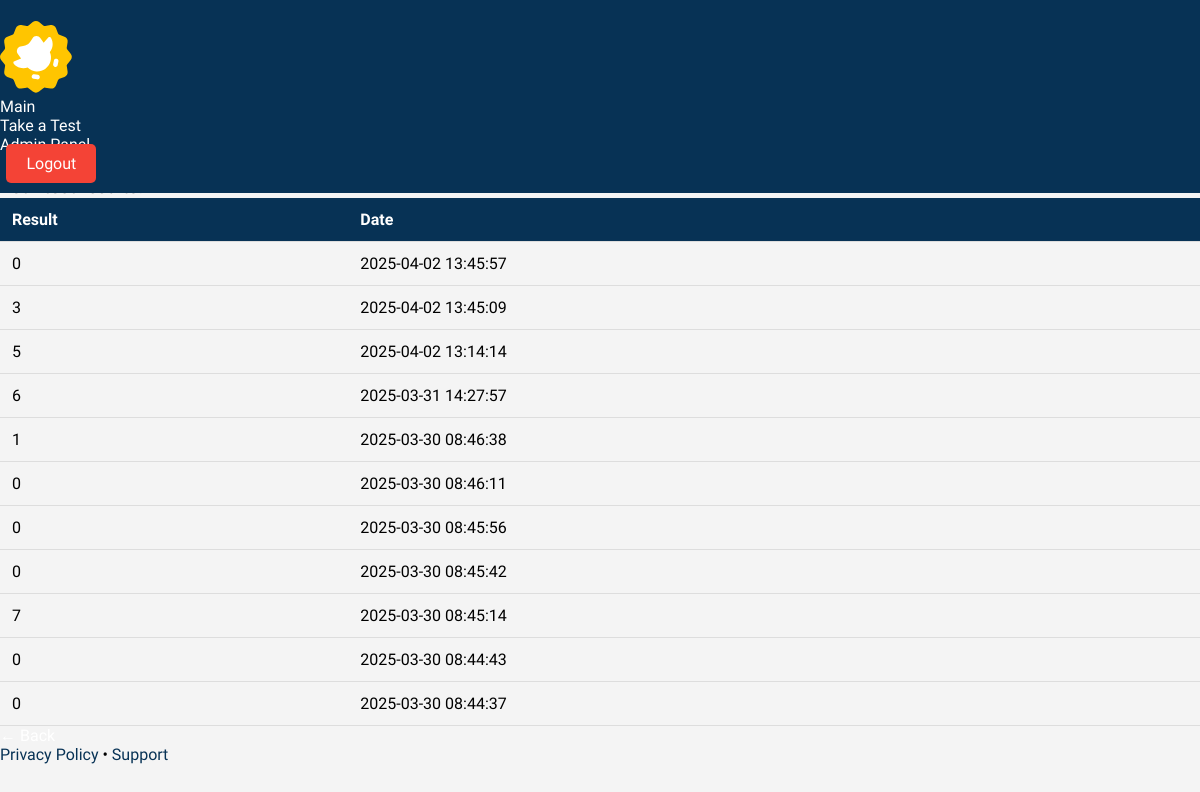
The app's page /profile (signed in), older data.
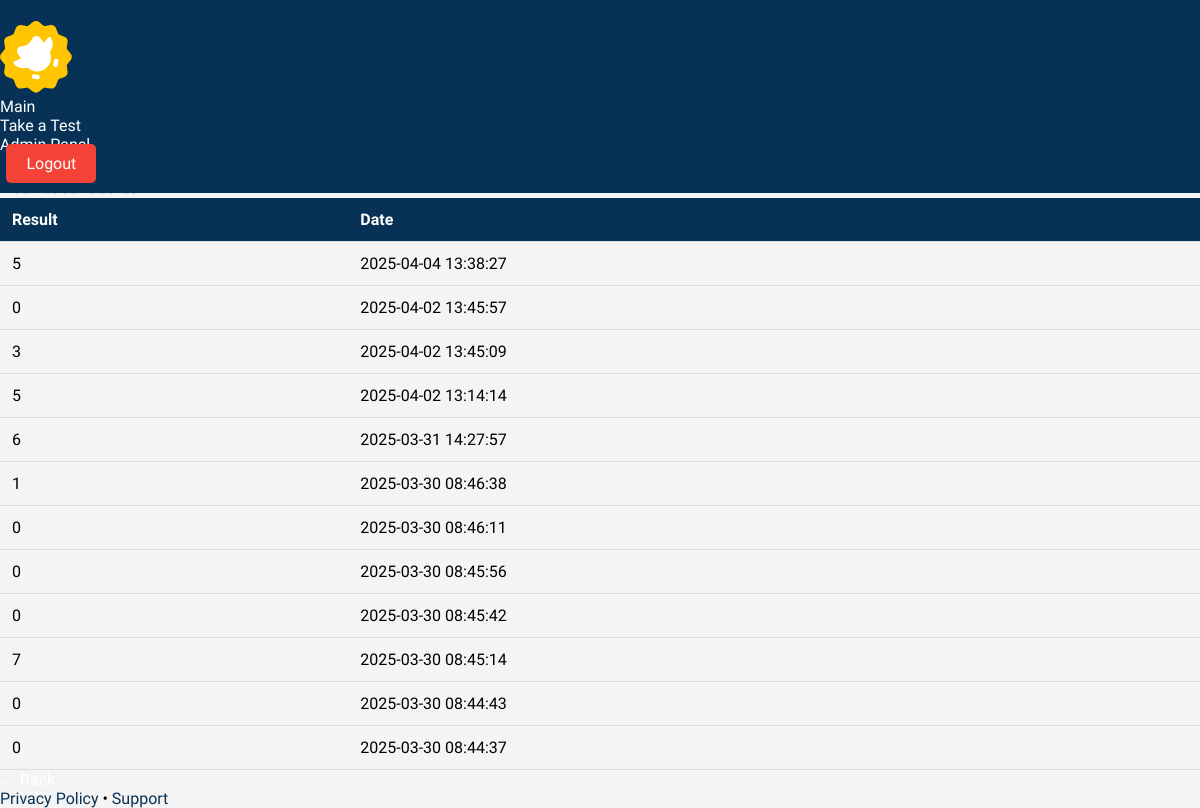
The same page, newer data.
### tables this page shows
CREATE TABLE results (
    id INTEGER PRIMARY KEY AUTOINCREMENT,
    user_id INTEGER NOT NULL,
    ball INTEGER NOT NULL,
    test_date TEXT NOT NULL,
    FOREIGN KEY (user_id) REFERENCES users(id)
);

### app.py (the view)
@app.route("/profile")
def profile():
    if "user_id" not in session:
        return redirect(url_for("login"))
    user_id = session["user_id"]
    conn = conn_databaza()
    cursor = conn.cursor()
    cursor.execute("SELECT * FROM results WHERE user_id = ? ORDER BY test_date DESC", (user_id,))
    results = cursor.fetchall()
    conn.close()
    return render_template("profile.html", results=results, first_name=session["first_name"], last_name=session["last_name"])

### app.py (called while the page is built)
def conn_databaza():
    conn = sqlite3.connect("users.db")
    conn.row_factory = sqlite3.Row
    return conn

### templates/profile.html (shortened to what this page needs)
<!DOCTYPE html>
<html lang="en">
<head>
    <link rel="stylesheet" href="https://cdn.jsdelivr.net/npm/@picocss/pico@1/css/pico.min.css">
    <link rel="stylesheet" href="/static/profile.css">
</head>
<body>
    <div class="header-wrapper">
        <nav class="container">
            <ul>
                <div class="logo1">
                    <img src="/static/images/duo.svg" alt="">
                </div>
            </ul>
            <ul>
                <li><a href="/">Main</a></li>
                <li><a href="/test-cover">Take a Test</a></li>
                <li><a href="/admin">Admin Panel</a></li>
                <li><a  class="logout-btn" href="/logout">Logout</a></li>
            </ul>
        </nav>
    </div>
    <main class="container">
        <section>
            <hgroup>
                <h2>User information</h2>
                <h3>Your profile information</h3>
            </hgroup>
            <p>Name: {{ first_name }}</p>
            <p>Surname: {{ last_name }}</p>
            <h3>Your test results:</h3>
            <table>
                <thead>
                    <tr>
                        <th>Result</th>
                        <th>Date</th>
                    </tr>
                </thead>
                <tbody>
                    {% for result in results %}
                    <tr>
                        <td>{{ result["ball"] }}</td>
                        <td>{{ result["test_date"] }}</td>
                    </tr>
                    {% endfor %}
                </tbody>
            </table>
            <a href="/" role="button">← Back</a>
        </section>
    </main>
    <footer class="container">
        <a href="#">Privacy Policy</a> • <a href="#">Support</a>
    </footer>
</body>
</html>

Row changes from the older to the newer data that the page shows:
added results: ball "5", test_date "2025-04-04 13:38:27"
